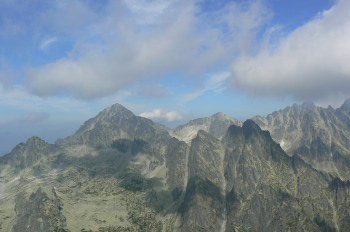
#> input picture tatras.jpg, 350 x 232 px
$ python crop_image.py
#> lines starting #> are read from the running program, lines starting #| are printed output that depends on the picture
#!/usr/bin/python3

from PIL import Image
import sys

try:
    tatras = Image.open("tatras.jpg")
#> tatras is the input picture: PIL image 350x232 RGB; mean R, G, B 125.7, 140.9, 153

except IOError:
    print("Unable to load image")
    sys.exit(1)

cropped = tatras.crop((100, 100, 350, 350))
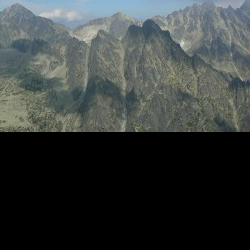
#> cropped: PIL image 250x250 RGB; mean R, G, B 56.5, 61.5, 60.5
cropped.save('tatras_cropped.jpg')
